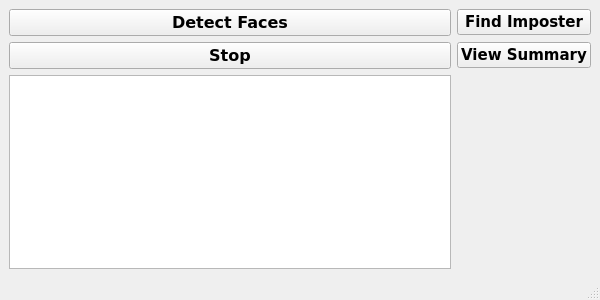
<?xml version="1.0" encoding="UTF-8"?>
<ui version="4.0">
 <class>MainWindow</class>
 <widget class="QMainWindow" name="MainWindow">
  <property name="geometry">
   <rect>
    <x>0</x>
    <y>0</y>
    <width>600</width>
    <height>300</height>
   </rect>
  </property>
  <property name="font">
   <font>
    <pointsize>10</pointsize>
    <weight>50</weight>
    <bold>false</bold>
   </font>
  </property>
  <property name="windowTitle">
   <string>MainWindow</string>
  </property>
  <property name="iconSize">
   <size>
    <width>128</width>
    <height>128</height>
   </size>
  </property>
  <widget class="QWidget" name="centralwidget">
   <layout class="QVBoxLayout" name="verticalLayout">
    <item>
     <layout class="QGridLayout" name="gridLayout">
      <item row="6" column="0">
       <widget class="QListView" name="faceView">
        <property name="sizeAdjustPolicy">
         <enum>QAbstractScrollArea::AdjustToContents</enum>
        </property>
        <property name="resizeMode">
         <enum>QListView::Fixed</enum>
        </property>
        <property name="spacing">
         <number>0</number>
        </property>
       </widget>
      </item>
      <item row="4" column="1">
       <widget class="QPushButton" name="startButton">
        <property name="font">
         <font>
          <family>Verdana</family>
          <pointsize>11</pointsize>
          <weight>75</weight>
          <italic>false</italic>
          <bold>true</bold>
         </font>
        </property>
        <property name="styleSheet">
         <string notr="true"/>
        </property>
        <property name="text">
         <string>Find Imposter</string>
        </property>
       </widget>
      </item>
      <item row="4" column="0">
       <widget class="QPushButton" name="scanButton">
        <property name="font">
         <font>
          <family>Verdana</family>
          <pointsize>12</pointsize>
          <weight>75</weight>
          <italic>false</italic>
          <bold>true</bold>
         </font>
        </property>
        <property name="styleSheet">
         <string notr="true">
</string>
        </property>
        <property name="text">
         <string>Detect Faces</string>
        </property>
       </widget>
      </item>
      <item row="6" column="1">
       <widget class="PlotWidget" name="graphWidget" native="true">
        <layout class="QHBoxLayout" name="horizontalLayout"/>
       </widget>
      </item>
      <item row="5" column="1">
       <widget class="QPushButton" name="statsButton">
        <property name="font">
         <font>
          <family>Verdana</family>
          <pointsize>11</pointsize>
          <weight>75</weight>
          <italic>false</italic>
          <bold>true</bold>
         </font>
        </property>
        <property name="styleSheet">
         <string notr="true"/>
        </property>
        <property name="text">
         <string>View Summary</string>
        </property>
       </widget>
      </item>
      <item row="5" column="0">
       <widget class="QPushButton" name="stopButton">
        <property name="font">
         <font>
          <family>Verdana</family>
          <pointsize>12</pointsize>
          <weight>75</weight>
          <italic>false</italic>
          <bold>true</bold>
         </font>
        </property>
        <property name="styleSheet">
         <string notr="true"/>
        </property>
        <property name="text">
         <string>Stop</string>
        </property>
       </widget>
      </item>
     </layout>
    </item>
   </layout>
  </widget>
  <widget class="QMenuBar" name="menubar">
   <property name="geometry">
    <rect>
     <x>0</x>
     <y>0</y>
     <width>600</width>
     <height>21</height>
    </rect>
   </property>
  </widget>
  <widget class="QStatusBar" name="statusbar"/>
 </widget>
 <customwidgets>
  <customwidget>
   <class>PlotWidget</class>
   <extends>QWidget</extends>
   <header>pyqtgraph</header>
   <container>1</container>
  </customwidget>
 </customwidgets>
 <resources/>
 <connections/>
</ui>
